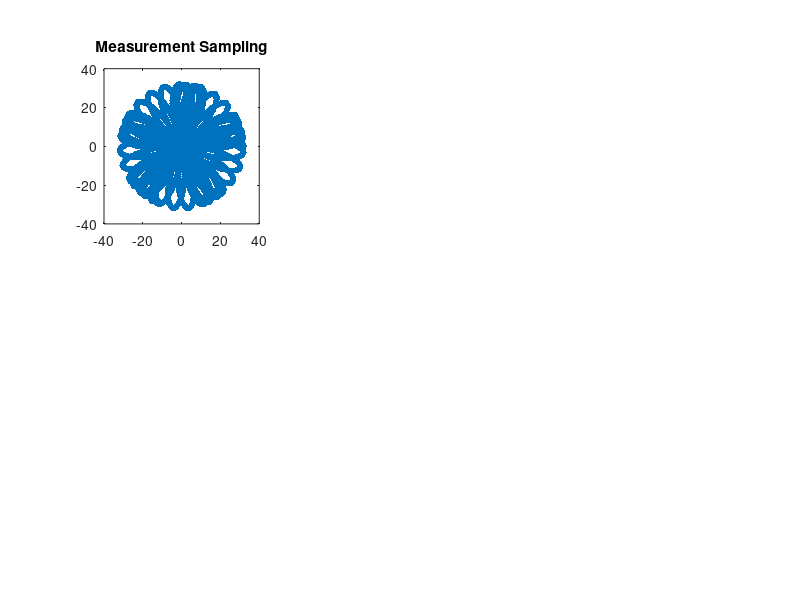

The MATLAB source for this figure: (Note: this script raises an error after producing the figure.)

close all
clear all
clc

%% Sampling Parameters %%
N = 64; % The image will be NxN
sub_res = 4;
nl = 3000;     % Machine number of samples per time window.
N_sub = N*sub_res;
Tstar = 4*pi;
tvar = 1:pi:8*pi;
time_window = .5;
omega1 = 107.1416;
omega2 = 23.1416;
gamma_dB = 40;  %  PSNR Noise to be added in Db
do_noise = 1;

%% Uses SL Phantom and Rstar and Frequency Functions defined below %%
R2D2 = @(x,y,t) -t/Tstar;
FreqF = @(x,y,t) .25*(exp(-12*((y-.6).^2+x.^2))+exp(-12*((y+.6).^2+x.^2)))*t;

%% Split Bregman Optimization Parameters %%
n_inner = 10;
n_outer = 200;
mu = 1;
lambda = 100;
gamma_tv = 1;
m_order = 1;

%% Time Series for image reconstrction %%

Mag_Truth_ts = zeros(N+1,N+1,length(tvar));
Mag_TV_ts = zeros(N+1,N+1,length(tvar));
Mag_Fourier_ts = zeros(N+1,N+1,length(tvar));
h_fig = figure;
for tj = 1:length(tvar);
    %% Spiral Sampling %%
    t = 0:1/nl:1;
    t = t(:);
    wave_numberx = N*cos(omega1*t).*cos(omega2*t)/2;
    wave_numbery = N*cos(omega1*t).*sin(omega2*t)/2;
    figure(h_fig)
    subplot(2,3,1)
    plot(wave_numberx,wave_numbery,'.','MarkerSize',14)
    axis square
    title('Measurement Sampling')
    kx = round(N_sub*cos(omega1*t).*cos(omega2*t)/2)+N_sub/2+1;
    ky = round(N_sub*cos(omega1*t).*sin(omega2*t)/2)+N_sub/2+1;
    k = [kx ky];
    rand_ind = unique(k,'rows');
    nl = size(rand_ind,1);
    mask = zeros(N_sub+1);
    for j=1:nl
        mask(rand_ind(j,1),rand_ind(j,2)) = 1;
    end
    R = ifftshift(mask);
    [Y,X] = meshgrid(-1:2/N:1);
    Mag_Truth_sub = make_shepp_logan_image(N+1).*exp(R2D2(X,Y,tvar(tj))+i*FreqF(X,Y,tvar(tj)));
    Mag_Truth = zeros(N_sub+1);
    Mag_Truth(N_sub/2+1-N/2:N_sub/2+1+N/2,N_sub/2+1-N/2:N_sub/2+1+N/2) = Mag_Truth_sub;
    Mag_Truth = ifftshift(Mag_Truth);
    res_x=-1+(0:2*N_sub-1)/N_sub;
    h=res_x(2)-res_x(1);    %delta x
    res_xm = repmat(res_x(:),1,2*N_sub);
    res_ym = repmat(res_x(:)',2*N_sub,1);
    
    S_N = length(wave_numberx);
    S = zeros(S_N,1);
    h_wait = waitbar(0,'Calculate FFT');
    kx = round(N_sub*cos(omega1*t).*cos(omega2*t)/2);
    ky = round(N_sub*cos(omega1*t).*sin(omega2*t)/2);
    k = [kx ky];
    k = unique(k,'rows')./sub_res;
    
    for jk = 1:S_N
        waitbar(jk/S_N,h_wait);
        Mag_Res = make_shepp_logan_image(2*N_sub).*exp(R2D2(res_xm,res_ym,tvar(tj)+time_window*(2*t(jk)-1))+i*FreqF(res_xm,res_ym,tvar(tj)+time_window*(2*t(jk)-1)));
        S(jk)=sum(sum(Mag_Res.*exp(-i*(wave_numberx(jk)*pi*res_xm+wave_numbery(jk)*pi*res_ym))*h^2));
    end
    close(h_wait);
    %% Add Noise %%
    noise_added_r = randn(size(S));
    noise_added_i = randn(size(S));
    gamma_r = 10^(log10(sqrt(mean(real(S(:)).^2))/sqrt(mean(noise_added_r(:).^2)))-gamma_dB/20);
    gamma_i = 10^(log10(sqrt(mean(imag(S(:)).^2))/sqrt(mean(noise_added_i(:).^2)))-gamma_dB/20);
    S = S+do_noise*(gamma_r*noise_added_r+gamma_i*noise_added_i);
    
    
    Fiterp = scatteredInterpolant(wave_numberx,wave_numbery,S,'nearest');
    Fv = Fiterp(k(:,1),k(:,2));
    F = zeros(N_sub+1);
    for jk = 1:size(k,1)
        F(k(jk,1)*sub_res +N_sub/2+1,k(jk,2)*sub_res +N_sub/2+1) = Fv(jk);
    end
    F=.5^2*ifftshift(F)*(N+1)/sub_res;

    % Recover the image
    % [recovered_TV, ce_TV] = SB(R,F, mu, lambda, gamma_tv,n_inner,n_outer,Mag_Truth);
    
    [recovered_TV, ce_TV] = SB_SPA(R,F, mu, lambda, gamma_tv,n_inner,n_outer,m_order,Mag_Truth);
    recovered_TV = fftshift(recovered_TV);
    recovered_Fourier = fftshift(ifft2((N+1)*R.*F));
    Mag_Truth = fftshift(Mag_Truth);
    Mag_Truth = Mag_Truth(N_sub/2+1-N/2:N_sub/2+1+N/2,N_sub/2+1-N/2:N_sub/2+1+N/2);
    recovered_Fourier = recovered_Fourier(N_sub/2+1-N/2:N_sub/2+1+N/2,N_sub/2+1-N/2:N_sub/2+1+N/2);
    recovered_TV = recovered_TV(N_sub/2+1-N/2:N_sub/2+1+N/2,N_sub/2+1-N/2:N_sub/2+1+N/2);
    
    Mag_Truth_ts(:,:,tj) = Mag_Truth;
    Mag_TV_ts(:,:,tj) = recovered_TV;
    Mag_Fourier_ts(:,:,tj) = recovered_Fourier;
    
    Er_F=abs(recovered_Fourier-Mag_Truth);
    Er_TV=abs(recovered_TV-Mag_Truth);
    
    figure(h_fig)
    subplot(2,3,2)
    imagesc(fftshift(R));
    axis off square
    colormap gray
    title('Optimization Sampling')
    
    figure(h_fig)
    subplot(2,3,3)
    imagesc(real(Mag_Truth));
    axis off square
    colormap gray
    title('Ground Truth')
    
    figure(h_fig)
    subplot(2,3,4)
    imagesc(real(recovered_Fourier));
    axis off square
    colormap gray
    title('Fourier Reconstruction')
    
    disp(['Fourier Err: ',num2str(sqrt(sum(sum(Er_F.^2))./sum(abs(Mag_Truth(:)).^2)))])
    disp(['TV Err: ',num2str(sqrt(sum(sum(Er_TV.^2))./sum(abs(Mag_Truth(:)).^2)))])
    
    figure(h_fig)
    subplot(2,3,5)
    imagesc(real(recovered_TV));
    axis off square
    colormap gray
    title('TV Reconstruction')
    drawnow
end

do_ind = 1:4;
R2D2_TV = zeros(N+1);
FreqF_TV = zeros(N+1);
M_TV = zeros(N+1);
R2D2_Fourier = zeros(N+1);
FreqF_Fourier = zeros(N+1);
M_Fourier = zeros(N+1);
dt = tvar(do_ind);
A = [dt(:).^0 dt(:)];
AT = A';
ATA_inv = inv(AT*A);
for jx = 1:N+1
    for jy = 1:N+1
        ts = Mag_TV_ts(jx,jy,do_ind);
        ts = log(ts(:));
        ls_co = ATA_inv*AT*ts;
        M_TV(jx,jy) = real(exp(ls_co(1)));
        R2D2_TV(jx,jy) = -real(ls_co(2));
        FreqF_TV(jx,jy) = imag(ls_co(2));
        
        ts = Mag_Fourier_ts(jx,jy,do_ind);
        ts = log(ts(:));
        ls_co = ATA_inv*AT*ts;
        M_Fourier(jx,jy) = real(exp(ls_co(1)));
        R2D2_Fourier(jx,jy) = -real(ls_co(2));
        FreqF_Fourier(jx,jy) = imag(ls_co(2));
    end
end
figure(h_fig)
subplot(2,3,1)
imagesc(M_Fourier);
axis off square
colormap gray
colorbar
title('m(x,y) Fourier')
subplot(2,3,2)
imagesc(M_TV);
axis off square
colormap gray
colorbar
title('m(x,y) TV')
subplot(2,3,3)
imagesc(make_shepp_logan_image(N+1));
axis off square
colormap gray
colorbar
title('m(x,y) Ground Truth')

Mask_Fourier(find(abs(Mask_Fourier)<.1)) = 0;
Mask_Fourier(find(abs(Mask_Fourier)>0)) = 1;
subplot(2,3,4)
imagesc(FreqF_Fourier.*Mask_Fourier);
axis off square
colormap gray
colorbar
title('f(x,y) Fourier')

Mask_TV(find(abs(Mask_TV)<.2)) = 0;
Mask_TV(find(abs(Mask_TV)>0)) = 1;
subplot(2,3,5)
imagesc(FreqF_TV.*Mask_TV);
axis off square
colormap gray
colorbar
title('f(x,y) TV')
Mask_GT = make_shepp_logan_image(N+1);
Mask_GT(find(abs(Mask_GT)<.1)) = 0;
Mask_GT(find(abs(Mask_GT)>0)) = 1;
subplot(2,3,6)
imagesc(Mask_GT.*FreqF(X,Y,1));
axis off square
colormap gray
colorbar
title('m(x,y) Ground Truth')

disp(['Tstar: Fourier = ',num2str(1/mean(R2D2_Fourier(:))),' TV = ',num2str(1/mean(R2D2_TV(:))),' Ground Truth= ',num2str(Tstar)])
disp(['Fourier Err f = ',num2str(sqrt(sum(sum((abs(FreqF(X,Y,1)-FreqF_Fourier).*Mask_Fourier).^2))/sum(sum((abs(FreqF(X,Y,1)).*Mask_TV).^2))))]);
disp(['TV Err f = ',num2str(sqrt(sum(sum((abs(FreqF(X,Y,1)-FreqF_TV).*Mask_TV).^2))/sum(sum((abs(FreqF(X,Y,1)).*Mask_TV).^2))))]);

disp(['Fourier Err m = ',num2str(sqrt(sum(sum((abs(make_shepp_logan_image(N+1)-M_Fourier).*Mask_Fourier).^2))/sum(sum((abs(make_shepp_logan_image(N+1)).*Mask_TV).^2))))]);
disp(['TV Err m = ',num2str(sqrt(sum(sum((abs(make_shepp_logan_image(N+1)-M_TV).*Mask_TV).^2))/sum(sum((abs(make_shepp_logan_image(N+1)).*Mask_TV).^2))))]);

